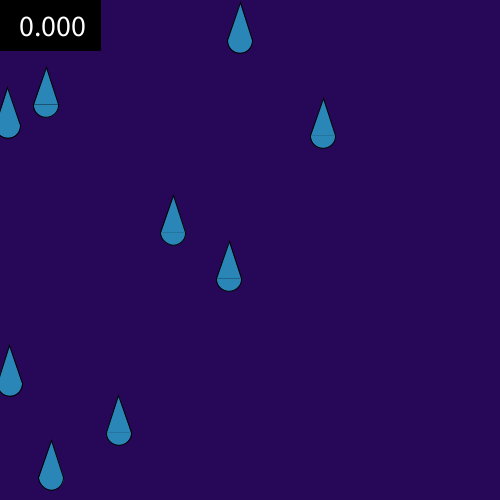
Frame 1 (no input)
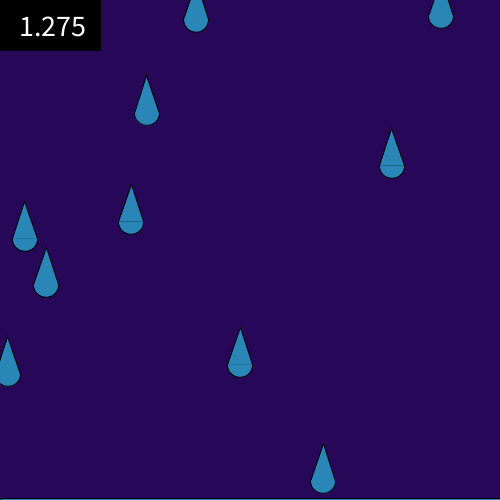
Frame 60 (the mouse pressed at the canvas centre just before this capture)
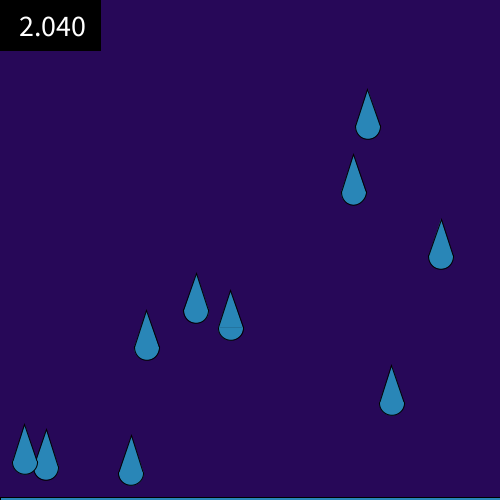
Frame 120 (the mouse held since frame 60 and released just before this capture)

The Processing sketch that drew these frames (run headless with seeded random() and noise(); from frame 60 on, the mouse is pressed at the canvas centre):

// Processing sketch: forLoop_arrayPractice
// ── forLoop_arrayPractice.pde
/*float[] tearX = new float[1];
 float[] tearY = new float[1];
 float[] tearYspeed = new float[10];
 float yspeed = 3;
 int puddleY = 0;
 int alength = 1;
 
 void setup() {
 size(500, 500);
 background(#270858);
 for (int i = 0; i<alength; i++) {
 float x = random(0, width);
 float y = random(0, height);
 tearX[i] = x;
 tearY[i]= y;
 tearYspeed[i] = yspeed;
 }
 }
 void mousePressed() {
 for (int i = 0; i<alength; i++) {
 float x = mouseX;
 float y = mouseY;
 tearX[i] = x;
 tearY[i]= y;
 yspeed=3;
 }
 alength++;
 tearX = new float[alength];
 tearY = new float[alength];
 }
 void draw() {
 background(#270858);
 fill(#2986B7);
 for (int i = 0; i<alength; i++) {
 teardrop(tearX[i], tearY[i], 25);
 tearY[i]+=yspeed;
 if (tearY[i]>=height) {
 puddleY++;
 yspeed=0;
 tearY[i]=-10;
 }
 }
 rect(0, height-puddleY, width, height);
 
 fill(000);
 rect(0, 0, 100, 50);
 textAlign(CENTER, CENTER);
 textSize(30);
 fill(255);
 text(puddleY, 50, 25);
 }
 void teardrop(float x, float y, float w) {
 triangle(x-w/2, y, x, y-1.5*w, x+w/2, y);
 arc(x, y, w, w, radians(-3), radians(183), OPEN);
 }
 */


float[] tearX = new float[10];
float[] tearY = new float[10];
float[] yspeed = new float[10];
float puddleY = 0;




void setup() {
  size(500, 500);
  background(#270858);
  for (int i = 0; i<tearX.length; i++) {
    tearX[i] = random(0, width);
    tearY[i]= random(0, height);
    yspeed[i] = random(3, 6);
  }
}

void draw() {
  background(#270858);
  fill(#2986B7);
  for (int i = 0; i<tearX.length; i++) {
    tearY[i]+=yspeed[i];
    teardrop(tearX[i], tearY[i], 25);
    if (tearY[i]>=height-puddleY) {
      tearY[i]=0;
      tearX[i] = random(0, width);
      puddleY+=.255;
    }
  }

  rect(0, height-puddleY, width, height);

  fill(000);
  rect(0, 0, 100, 50);
  textAlign(CENTER, CENTER);
  textSize(30);
  fill(255);
  text(puddleY, 50, 25);
}

void teardrop(float x, float y, float w) {
  triangle(x-w/2, y, x, y-1.5*w, x+w/2, y);
  arc(x, y, w, w, radians(-3), radians(183), OPEN);
}
